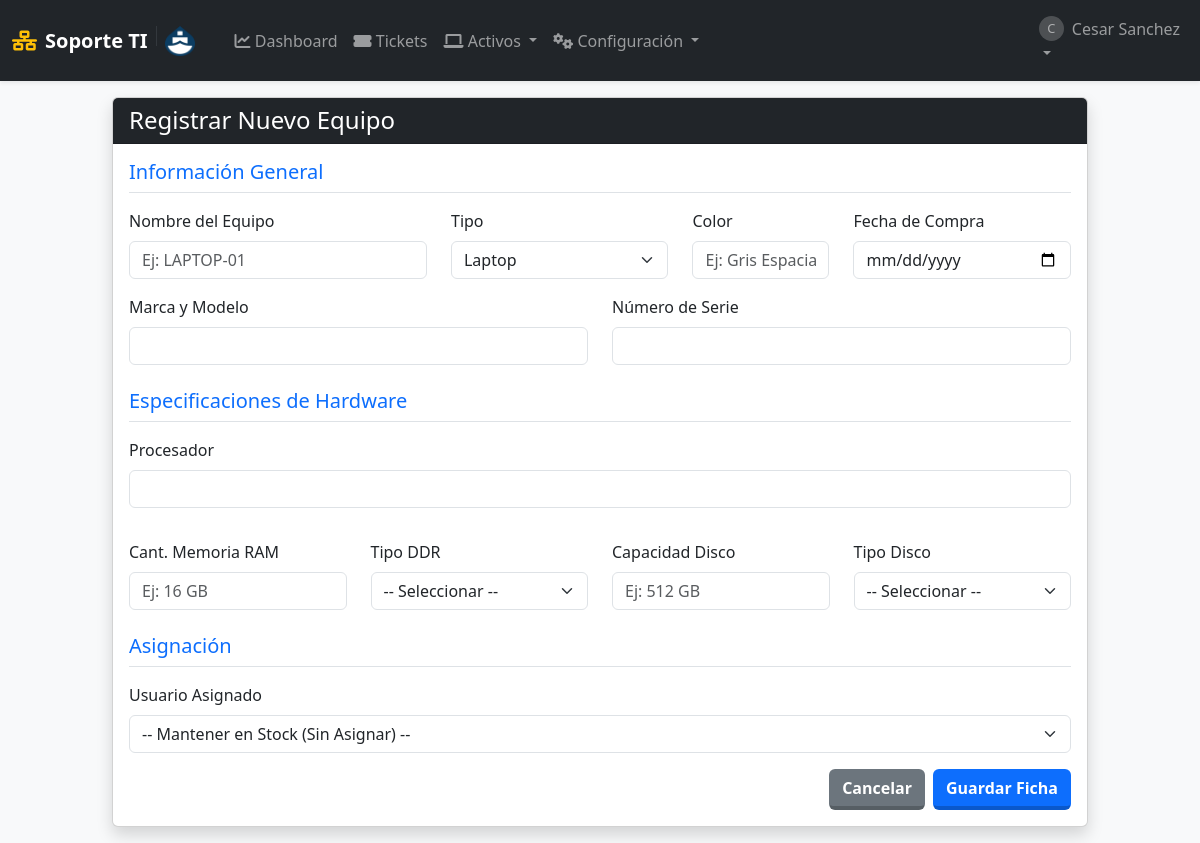
The app's page /equipos/gestion/6 (signed in), older data.
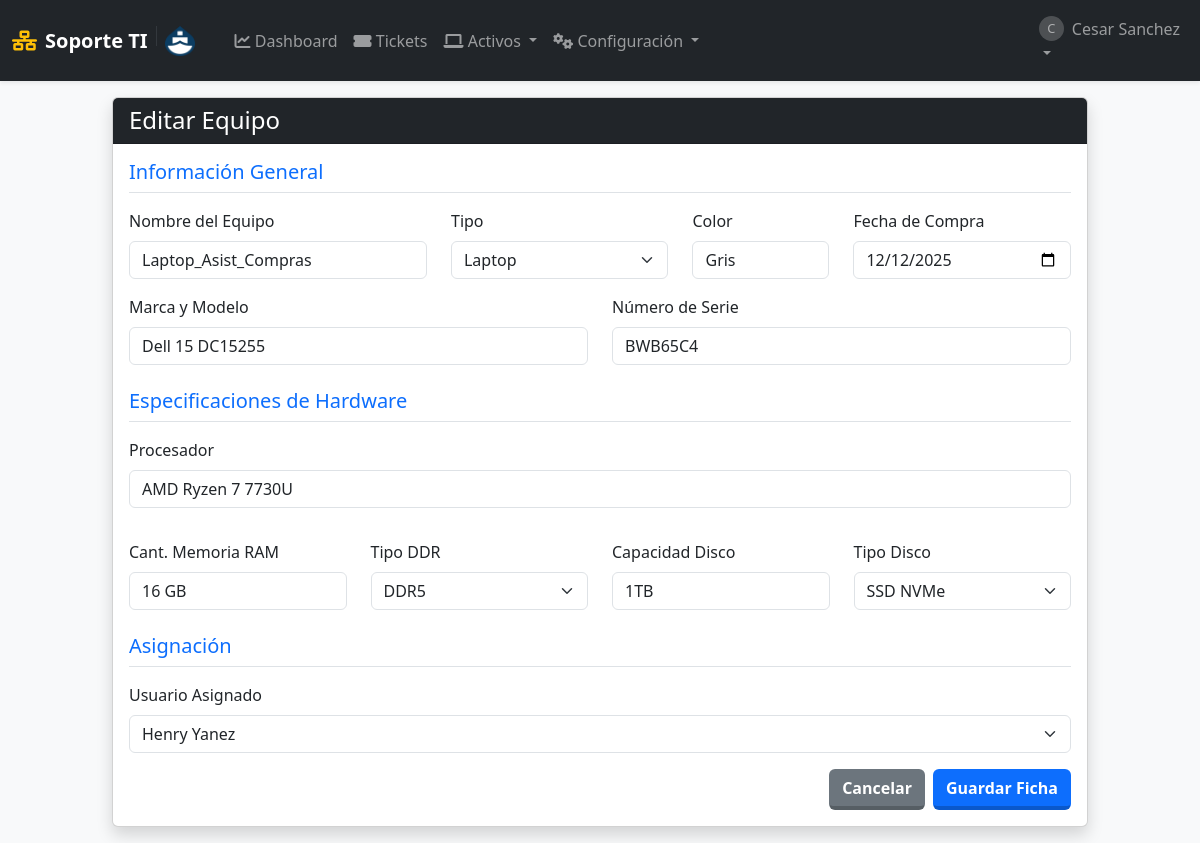
The same page, newer data.
### tables this page shows
CREATE TABLE usuarios (
            id INTEGER PRIMARY KEY AUTOINCREMENT,
            username TEXT UNIQUE NOT NULL,
            email TEXT UNIQUE,
            password_hash TEXT NOT NULL,
            role TEXT NOT NULL DEFAULT 'user' CHECK(role IN ('admin', 'user', 'tecnico')),
            departamento TEXT,
            fecha_creacion TIMESTAMP DEFAULT CURRENT_TIMESTAMP
        );

CREATE TABLE equipos (
            id INTEGER PRIMARY KEY AUTOINCREMENT,
            nombre_equipo TEXT UNIQUE NOT NULL,
            tipo TEXT,
            marca_modelo TEXT,
            numero_serie TEXT UNIQUE,
            fecha_adquisicion DATE,
            usuario_asignado_id INTEGER,
            notas TEXT, procesador TEXT, memoria_ram TEXT, tipo_ram TEXT, disco_duro TEXT, tipo_disco TEXT, fecha_compra DATE, color TEXT,
            FOREIGN KEY (usuario_asignado_id) REFERENCES usuarios (id) ON DELETE SET NULL
        );

### app.py (the view, shortened to what this page needs)
@app.route('/equipos/gestion', methods=['GET', 'POST'])
@app.route('/equipos/gestion/<int:equipo_id>', methods=['GET', 'POST'])
@admin_required
def gestion_equipo(equipo_id=None):
    db = get_db()
    equipo = db.execute("SELECT * FROM equipos WHERE id = ?", (equipo_id,)).fetchone() if equipo_id else None
    usuarios = db.execute("SELECT id, username FROM usuarios").fetchall()
    return render_template('formulario_equipo.html', equipo=equipo, usuarios=usuarios)

### app.py (called while the page is built)
def get_db():
    if 'db' not in g:
        g.db = sqlite3.connect(app.config['DB_FILE'])
        g.db.row_factory = sqlite3.Row
        g.db.execute("PRAGMA foreign_keys = ON")
    return g.db

def admin_required(f):
    @wraps(f)
    def decorated_function(*args, **kwargs):
        if session.get('role') != 'admin':
            flash('Acceso denegado.', 'danger')
            return redirect(url_for('dashboard'))
        return f(*args, **kwargs)
    return decorated_function

### templates/formulario_equipo.html (shortened to what this page needs)
{% extends "layout.html" %}
{% block content %}
<div class="row justify-content-center">
    <div class="col-md-10">
        <div class="card shadow">
            <div class="card-header bg-dark text-white">
                <h4 class="mb-0">
                    {% if equipo %}Editar Equipo{% else %}Registrar Nuevo Equipo{% endif %}
                </h4>
            </div>
            <div class="card-body">
                <form method="POST">
                    <h5 class="text-primary border-bottom pb-2 mb-3">Información General</h5>
                    <div class="row mb-3">
                        <div class="col-md-4">
                            <label class="form-label">Nombre del Equipo</label>
                            <input type="text" name="nombre_equipo" class="form-control" value="{{ equipo.nombre_equipo if equipo else '' }}" required placeholder="Ej: LAPTOP-01">
                        </div>
                        <div class="col-md-3">
                            <label class="form-label">Tipo</label>
                            <select name="tipo" class="form-select">
                                <option value="Laptop" {% if equipo and equipo.tipo == 'Laptop' %}selected{% endif %}>Laptop</option>
                            </select>
                        </div>
                        <div class="col-md-2">
                            <label class="form-label">Color</label>
                            <input type="text" name="color" class="form-control" value="{{ equipo.color if equipo else '' }}" placeholder="Ej: Gris Espacial">
                        </div>
                        <div class="col-md-3">
                            <label class="form-label">Fecha de Compra</label>
                            <input type="date" name="fecha_compra" class="form-control" value="{{ equipo.fecha_compra if equipo else '' }}">
                        </div>
                    </div>
                    <div class="row mb-3">
                        <div class="col-md-6">
                            <label class="form-label">Marca y Modelo</label>
                            <input type="text" name="marca_modelo" class="form-control" value="{{ equipo.marca_modelo if equipo else '' }}">
                        </div>
                        <div class="col-md-6">
                            <label class="form-label">Número de Serie</label>
                            <input type="text" name="numero_serie" class="form-control" value="{{ equipo.numero_serie if equipo else '' }}">
                        </div>
                    </div>
                    <h5 class="text-primary border-bottom pb-2 mb-3 mt-4">Especificaciones de Hardware</h5>
                    <div class="row mb-3">
                        <div class="col-md-12 mb-3">
                            <label class="form-label">Procesador</label>
                            <input type="text" name="procesador" class="form-control" value="{{ equipo.procesador if equipo else '' }}">
                        </div>
                    </div>
                    <div class="row mb-3">
                        <div class="col-md-3">
                            <label class="form-label">Cant. Memoria RAM</label>
                            <input type="text" name="memoria_ram" class="form-control" value="{{ equipo.memoria_ram if equipo else '' }}" placeholder="Ej: 16 GB">
                        </div>
                        <div class="col-md-3">
                            <label class="form-label">Tipo DDR</label>
                            <select name="tipo_ram" class="form-select">
                                <option value="">-- Seleccionar --</option>
                                <option value="DDR5" {% if equipo and equipo.tipo_ram == 'DDR5' %}selected{% endif %}>DDR5</option>
                            </select>
                        </div>
                        <div class="col-md-3">
                            <label class="form-label">Capacidad Disco</label>
                            <input type="text" name="disco_duro" class="form-control" value="{{ equipo.disco_duro if equipo else '' }}" placeholder="Ej: 512 GB">
                        </div>
                        <div class="col-md-3">
                            <label class="form-label">Tipo Disco</label>
                            <select name="tipo_disco" class="form-select">
                                <option value="">-- Seleccionar --</option>
                                <option value="SSD NVMe" {% if equipo and equipo.tipo_disco == 'SSD NVMe' %}selected{% endif %}>SSD NVMe</option>
                            </select>
                        </div>
                    </div>
                    <h5 class="text-primary border-bottom pb-2 mb-3 mt-4">Asignación</h5>
                    <div class="mb-3">
                        <label class="form-label">Usuario Asignado</label>
                        <select name="usuario_asignado_id" class="form-select">
                            <option value="">-- Mantener en Stock (Sin Asignar) --</option>
                            {% for usuario in usuarios %}
                            <option value="{{ usuario.id }}" {% if equipo and equipo.usuario_asignado_id == usuario.id %}selected{% endif %}>
                                {{ usuario.username }}
                            </option>
                            {% endfor %}
                        </select>
                    </div>
                    <div class="d-flex justify-content-end gap-2">
                        <a href="{{ url_for('lista_equipos') }}" class="btn btn-secondary">Cancelar</a>
                        <button type="submit" class="btn btn-primary">Guardar Ficha</button>
                    </div>
                </form>
            </div>
        </div>
    </div>
</div>
{% endblock %}

### templates/layout.html (shortened to what this page needs)
<!DOCTYPE html>
<html lang="es">
<head>
    <link href="https://cdn.jsdelivr.net/npm/bootstrap@5.3.0/dist/css/bootstrap.min.css" rel="stylesheet">
    <link rel="stylesheet" href="https://cdnjs.cloudflare.com/ajax/libs/font-awesome/6.0.0/css/all.min.css">
    <link rel="stylesheet" href="https://cdn.datatables.net/1.13.4/css/dataTables.bootstrap5.min.css">
    <link rel="stylesheet" href="https://cdn.datatables.net/responsive/2.4.1/css/responsive.bootstrap5.min.css">
    <link rel="stylesheet" href="https://cdn.datatables.net/buttons/2.3.6/css/buttons.bootstrap5.min.css">
    <link rel="stylesheet" href="{{ url_for('static', filename='css/style.css') }}">
</head>
<body class="bg-light sap-mode">
    <nav class="navbar navbar-expand-lg navbar-dark bg-dark shadow-sm z-index-1000">
        <div class="container-fluid">
            <a class="navbar-brand fw-bold d-flex align-items-center" href="{{ url_for('dashboard') }}">
                <i class="fas fa-network-wired me-2 text-warning"></i>
                Soporte TI
                <img src="{{ url_for('static', filename='img/logo.png') }}" alt="Logo Empresa" height="30" class="d-inline-block align-text-top">
            </a>
            <div class="collapse navbar-collapse" id="navbarNav">
                {% if session.get('user_id') %}
                <ul class="navbar-nav me-auto ms-3">
                    <li class="nav-item">
                        <a class="nav-link" href="{{ url_for('dashboard') }}"><i class="fas fa-chart-line"></i> Dashboard</a>
                    </li>
                    <li class="nav-item">
                        <a class="nav-link" href="{{ url_for('lista_soportes') }}"><i class="fas fa-ticket-alt"></i> Tickets</a>
                    </li>
                    {% if session.get('role') in ['admin', 'tecnico'] %}
                    <li class="nav-item dropdown">
                        <a class="nav-link dropdown-toggle" href="#" data-bs-toggle="dropdown">
                            <i class="fas fa-laptop"></i> Activos
                        </a>
                    </li>
                    {% endif %}
                    {% if session.get('role') == 'admin' %}
                    <li class="nav-item dropdown">
                        <a class="nav-link dropdown-toggle" href="#" data-bs-toggle="dropdown">
                            <i class="fas fa-cogs"></i> Configuración
                        </a>
                    </li>
                    {% endif %}
                </ul>
                <ul class="navbar-nav">
                    <li class="nav-item dropdown">
                        <a class="nav-link dropdown-toggle" href="#" data-bs-toggle="dropdown">
                            <div class="d-flex align-items-center">
                                <div class="avatar-circle-sm me-2">{{ session.get('username')[0].upper() }}</div>
                                {{ session.get('username') }}
                            </div>
                        </a>
                    </li>
                </ul>
                {% endif %}
            </div>
        </div>
    </nav>
    <main class="container-fluid py-3 main-container">
        {% block content %}{% endblock %}
    </main>
</body>
</html>

### static/css/style.css (style rules this page uses)
body.sap-mode { height: 100vh; display: flex; flex-direction: column; margin: 0; overflow: hidden; }
.main-container { flex: 1; overflow-y: auto; padding-bottom: 20px; width: 100%; }
.btn { transition: all 0.15s ease-in-out; border-bottom: 4px solid rgba(0,0,0,0.2) !important; font-weight: 600; }
.avatar-circle-sm { width: 25px; height: 25px; background-color: #ffffff33; border-radius: 50%; text-align: center; line-height: 25px; font-size: 0.8em; }
body::before { content: ""; position: fixed; top: 0; left: 0; width: 100%; height: 100%; background-image: url('../img/logo.png'); background-repeat: no-repeat; background-position: center center; background-size: 500px; opacity: 0.05; z-index: -1; pointer-events: none; }

Row changes from the older to the newer data that the page shows:
added equipos: nombre_equipo "Laptop_Asist_Compras", tipo "Laptop", color "Gris", fecha_compra "12/12/2025", marca_modelo "Dell 15 DC15255", numero_serie "BWB65C4", procesador "AMD Ryzen 7 7730U", memoria_ram "16 GB", tipo_ram "DDR5", disco_duro "1TB", tipo_disco "SSD NVMe", usuario_asignado_id "Henry Yanez"
Text that changed along with them:
form field tipo: "Laptop" → (not shown)
form field tipo_ram: "-- Seleccionar --" → (not shown)
form field tipo_disco: "-- Seleccionar --" → (not shown)
form field usuario_asignado_id: "-- Mantener en Stock (Sin Asignar) --" → (not shown)
text no longer shown: "Registrar Nuevo Equipo"
text now shown: "Editar Equipo"
